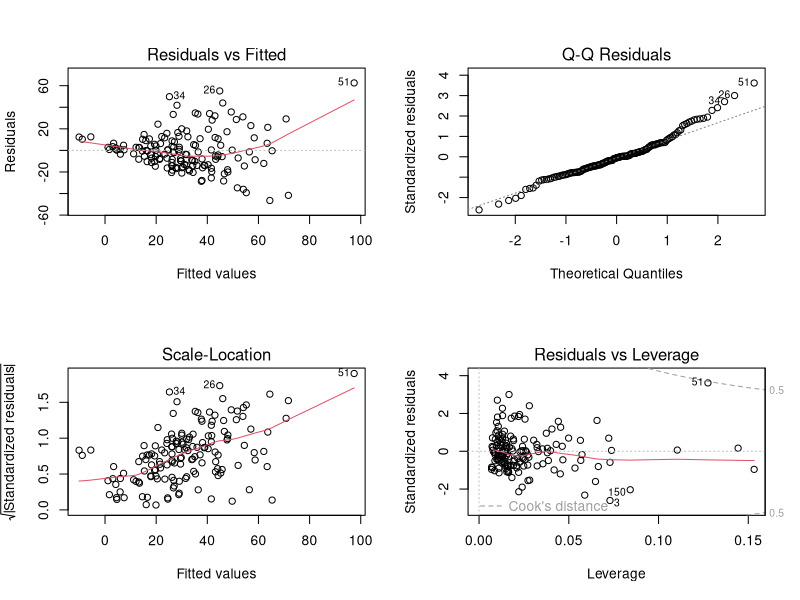
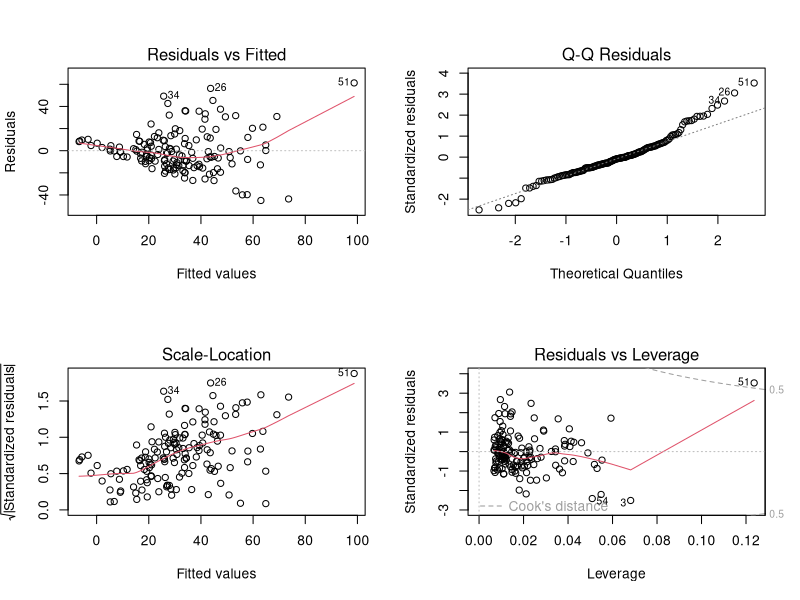
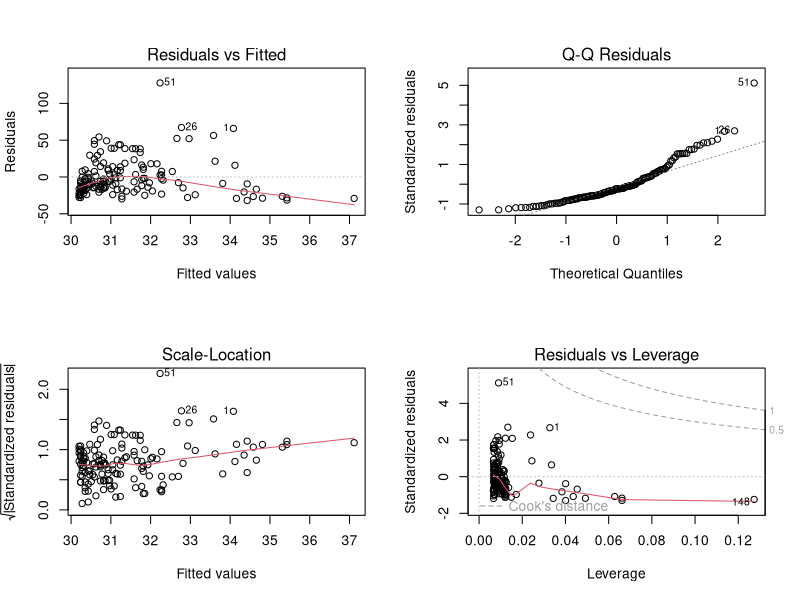
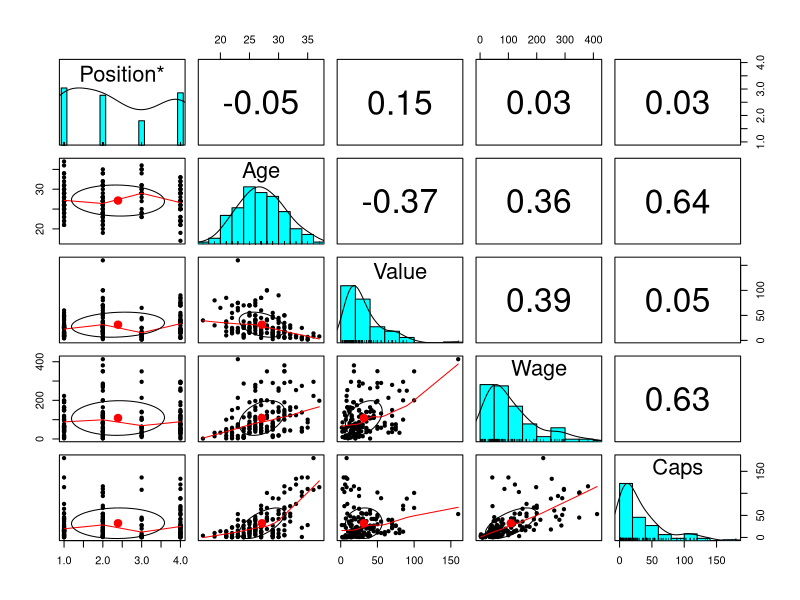
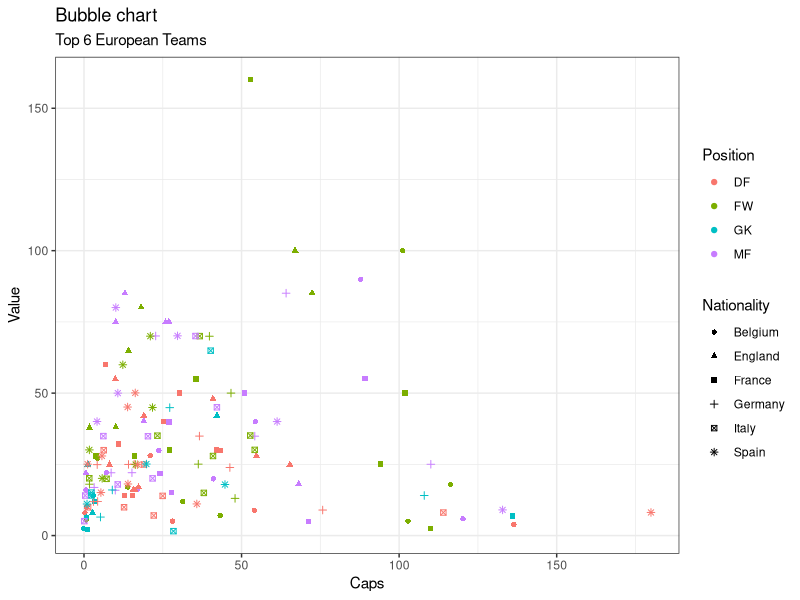
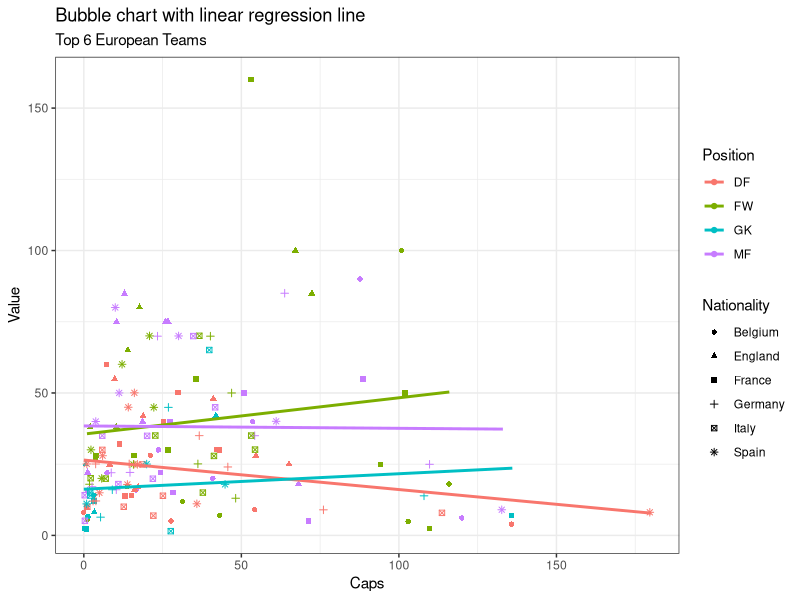

These figures' R source, in order:
## ---- chunk 1
knitr::opts_chunk$set(echo = TRUE)
library(tidyverse)
## ---- chunk 2
MoneyballData = read.csv("Moneyball Soccer Dataset.csv")
attach(MoneyballData)
# editing our dataset to extract data from
names(MoneyballData) = c("Players","Nationality","Club","Position","Age","Value","Wage","Caps") 
MoneyballData[9:13] <- list(NULL) # Remove some columns
 MoneyballData <- MoneyballData[-c(152:183), ] # Remove some rows
 MoneyballData <- MoneyballData %>% 
  arrange(Nationality, factor(Position, levels = c('FW', 'MF', 'DF', 'GK'))) # rearrange dataset for more user friendliness
## ---- chunk 3
# Dot Plots to see Equal Variance (value, wage and caps)
# Eaual variance is used to study equality of r population variances. If the r error variances σ_i^2 are equal, so will the expected values of the absolute deviations. Unequal error variances imply differing expected values of the absolute deviations 

# age
plot1 <- ggplot(MoneyballData, aes(x=Nationality, y=Age, fill = Nationality)) + scale_fill_manual(values=c("#FDDA24", "#FFFFFF", "#0072BB", "#000000", "#007CC3", "#E60026")) +
  geom_dotplot(binaxis='y', stackdir='center', binwidth = 1) + stat_summary(fun=median, geom="point", shape=18,
                 size=5, color="pink") 
plot

# wage
plot2 <- ggplot(MoneyballData, aes(x=Nationality, y=Wage, fill = Nationality)) + scale_fill_manual(values=c("#FDDA24", "#FFFFFF", "#0072BB", "#000000", "#007CC3", "#E60026")) +
  geom_dotplot(binaxis='y', stackdir='center', binwidth = 13) + stat_summary(fun=median, geom="point", shape=18,
                 size=5, color="pink") 
plot

# caps
plot3 <- ggplot(MoneyballData, aes(x=Nationality, y=Caps, fill = Nationality)) + scale_fill_manual(values=c("#FDDA24", "#FFFFFF", "#0072BB", "#000000", "#007CC3", "#E60026")) +
  geom_dotplot(binaxis='y', stackdir='center', binwidth = 6) + stat_summary(fun=median, geom="point", shape=18,
                 size=5, color="pink") 
plot
## ---- chunk 4
attach(MoneyballData)
modelall <- lm(Value ~ Age + Wage + Caps)
summary(modelall)
par(mfrow=c(2,2))
plot(modelall) # The pattern in residual plot (Larger variance as fitted gets larger) but residual errors have mean value of zero, Normally distributed based on Q-Q plot, Errors have constant variance based on Scale-Location. Mbappe looks like a high leverage point based on Residuals vs Leverage.
## ---- chunk 5
modelwocaps <- lm(Value ~ Age + Wage)
summary(modelwocaps)
par(mfrow=c(2,2))
plot(modelwocaps) # same conclusions as modelall
## ---- chunk 6
modelcaps <- lm(Value ~ Caps)
summary(modelcaps)
par(mfrow=c(2,2))
plot(modelcaps) # bad Residuals vs. Fitted (Pattern in residual plot (smaller variance as fitted gets larger and residual errors have mean value not zero)
## ---- chunk 7
# correlation matrix between variables
library(psych)
pairs.panels(MoneyballData[4:8])
## ---- chunk 8
# bubble chart for 4-D data where variables can be both numerical or categorical
position_select <- MoneyballData[MoneyballData$Position %in% c("FW", "MF", "DF", "GK"), ]

# Plot setup and axis
theme_set(theme_bw())  
g <- ggplot(position_select, aes(Caps, Value)) + 
  labs(subtitle="Top 6 European Teams",
       title="Bubble chart")
# Bubble chart
par(mfrow=c(1,2))
g + geom_jitter(aes(col=Position, shape=Nationality)) 

# with linear regression line

# Plot to include linear regression line
theme_set(theme_bw())  
g <- ggplot(position_select, aes(Caps, Value)) + 
  labs(subtitle="Top 6 European Teams",
       title="Bubble chart with linear regression line")

g + geom_jitter(aes(col=Position, shape=Nationality)) + 
  geom_smooth(aes(col=Position), method="lm", se=F)
